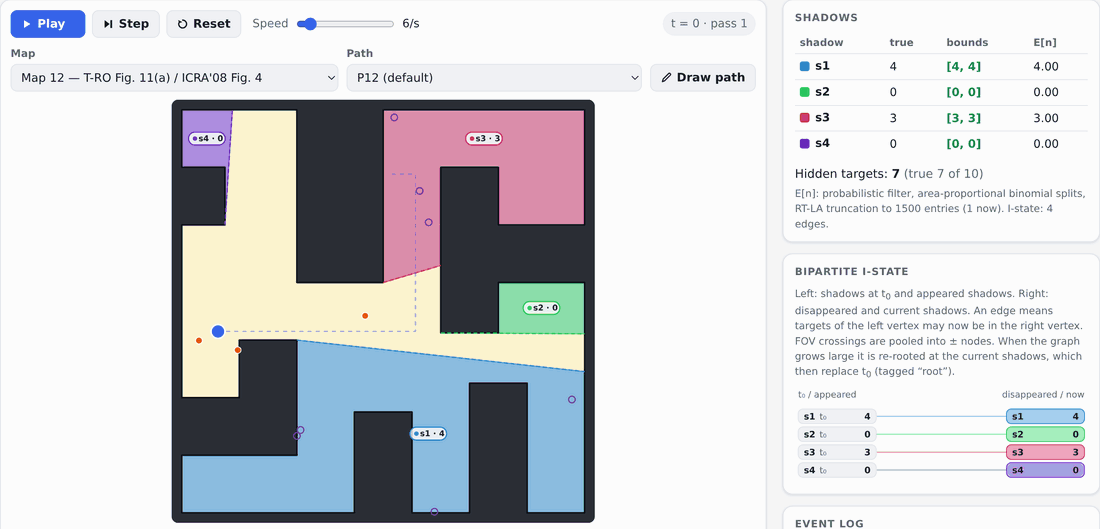
#> input picture docs/assets/demo.gif, 1100 x 529 px
$ python -i make_demo_gif.py   (imports and definitions only)
#> lines starting #> are read from the running program, lines starting #| are printed output that depends on the picture
#!/usr/bin/env python3
"""Regenerate docs/assets/demo.gif, the animated hero image of the README.

The GIF is a sequence of snapshots of the interactive demo (docs/index.html)
on its default setting: map 12 (T-RO Fig. 11(a)) with its default path,
default seed and ground truth on. Each frame is the page fast-forwarded to a
later tick with the ``?ticks=N`` URL parameter, so the animation shows shadows
appearing, splitting, merging and disappearing while the count bounds in the
Shadows table tighten.

Requirements: ``google-chrome`` (or ``chromium``; override with $CHROME) on
PATH, and Pillow. Run from anywhere::

    python tools/make_demo_gif.py            # writes docs/assets/demo.gif
    python tools/make_demo_gif.py --keep-png /tmp/frames   # also keep the PNGs

Each frame is rendered headless at 1400x900 CSS px with device scale factor 2,
cropped to the map card and the Shadows table, then downscaled for crisp text.
The Shadows table's 300 px scroll limit is lifted in the capture so no row is cut.
"""

from __future__ import annotations

import argparse
import os
import shutil
import subprocess
import sys
import tempfile
from pathlib import Path

from PIL import Image

ROOT = Path(__file__).resolve().parent.parent
PAGE = ROOT / "docs" / "index.html"
OUT = ROOT / "docs" / "assets" / "demo.gif"

# Ticks to snapshot along the first pass of map 12's default path (it ends near t = 235).
TICKS = [0, 14, 21, 36, 49, 59, 68, 85, 96, 110, 131, 150, 170, 200, 232]
VIEW_W, VIEW_H, SCALE = 1400, 900, 2
# Crop box in CSS px: map card (left) + Shadows card (right), below the intro text.
CROP = (24, 214, 1376, 864)
OUT_W = 1100
FRAME_MS, FIRST_MS, LAST_MS = 800, 1400, 2600
COLOURS = 256
EXACT_SLOTS = 48  # most frequent exact colours kept verbatim


# [5 lines left out: function find_chrome, not called in this run]


# Let the Shadows table show all rows (it scrolls past 300 px on the page) so no row is cut.
UNCLIP = ("var d=this.contentDocument,s=d.createElement('style');"
          "s.textContent='.table-wrap{max-height:none!important}';d.head.appendChild(s)")


# [17 lines left out: function snapshot, not called in this run]


def build_frame(png: Path) -> Image.Image:
#> called with png = '../docs/assets/demo.gif'
    im = Image.open(png).convert("RGB")
#> im is the input picture: PIL image 1100x529 RGB; mean R, G, B 209.1, 210.3, 213.3
    s = im.width / VIEW_W  # actual device scale
#> s = 0.786
    box = tuple(round(v * s) for v in CROP)
#> box = (19, 168, 1081, 679)
    im = im.crop(box)
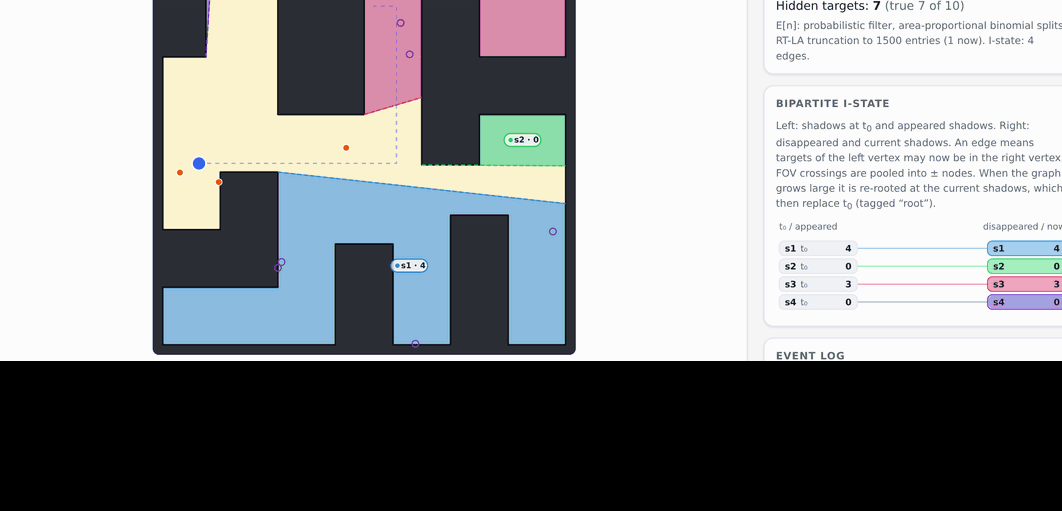
#> im: PIL image 1062x511 RGB; mean R, G, B 140.6, 143.2, 144.8
    h = round(im.height * OUT_W / im.width)
#> h = 529
    return im.resize((OUT_W, h), Image.LANCZOS)


# [55 lines left out: functions shared_palette, assemble, main, not called in this run]


# [2 lines not run here, left out]

>>> result = build_frame('../docs/assets/demo.gif')
